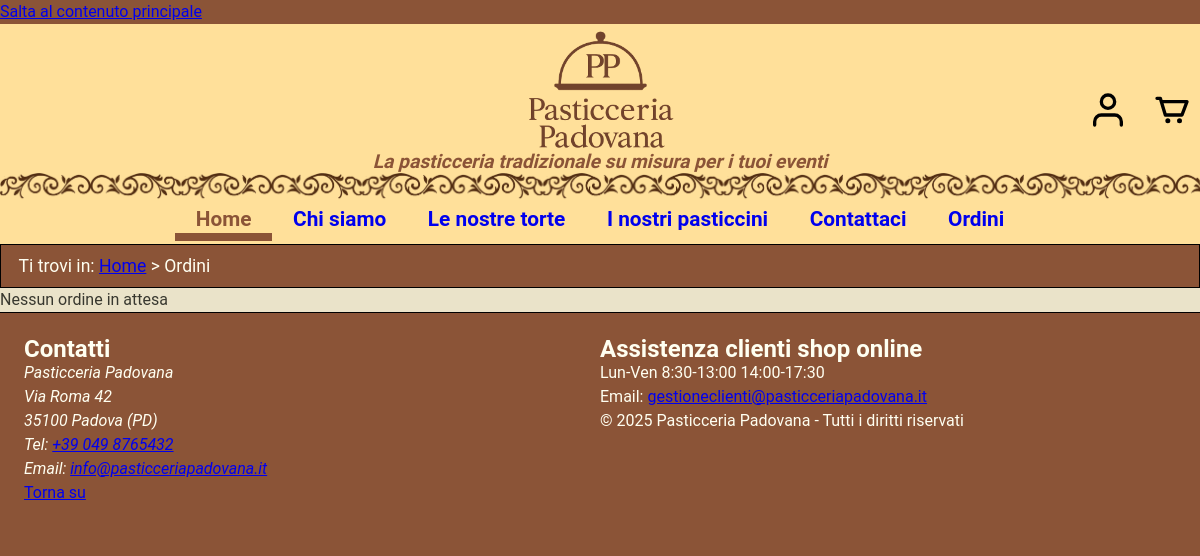
Before: /site/php/ordiniAdmin.php with the older database file.
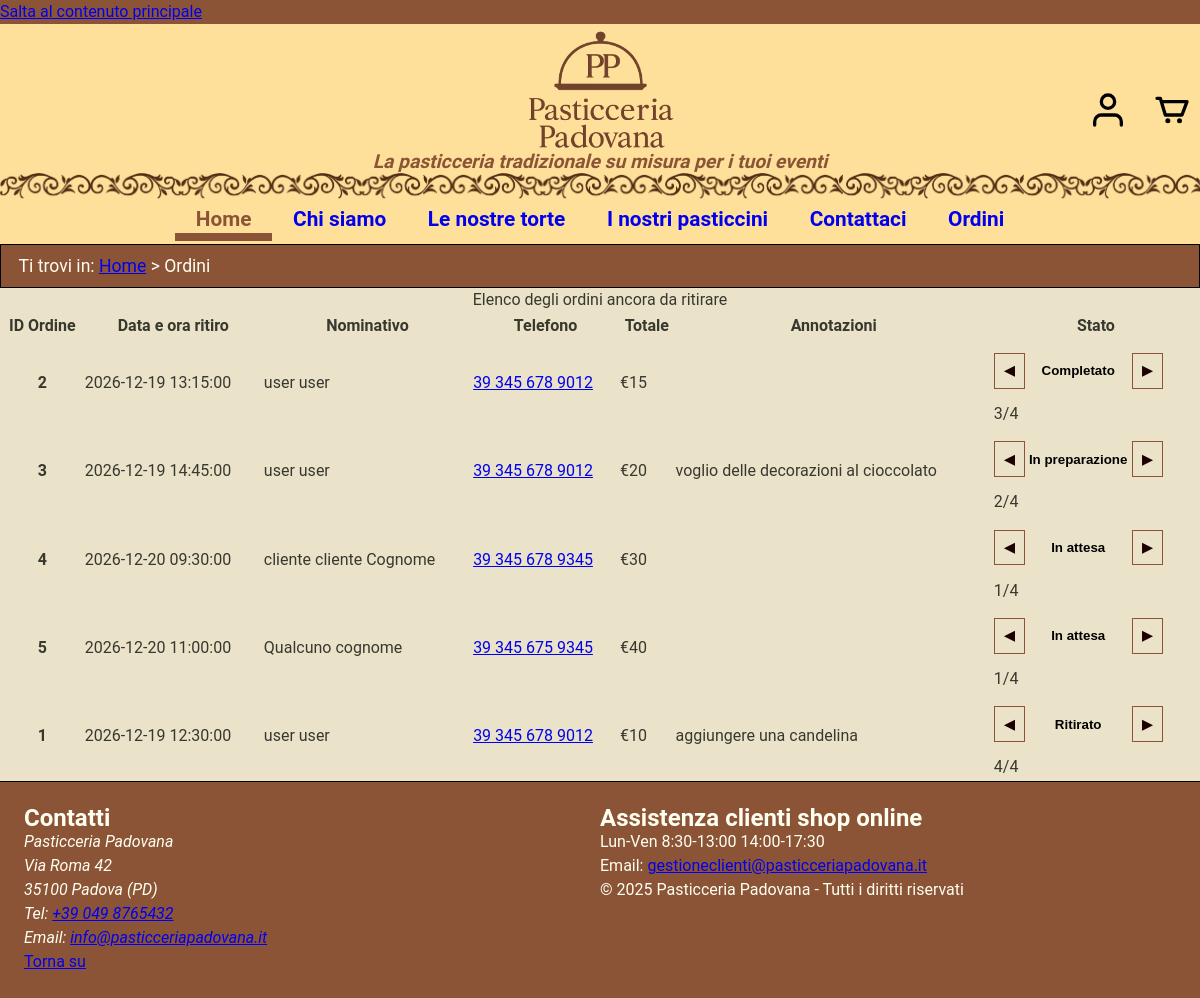
After: the same page with the newer database file.
### tables this page shows
CREATE TABLE ordine (
  id int not null,
  ritiro datetime not null,
  ordinazione datetime,
  numero int,
  persona varchar(60) not null,
  nome varchar(20),
	cognome varchar(20),
  telefono varchar(15),
  annotazioni varchar(300),
  stato int not null,
  totale float,
  PRIMARY KEY(id),
  FOREIGN KEY (persona) REFERENCES persona(email)
);

### site/php/dbConnection.php (called while the page is built, shortened)
<?php
class DBAccess{
    private $connection;
    public function openDBConnection(){
        $this->connection = mysqli_connect(
            DBAccess::HOST_DB,
            DBAccess::USERNAME,
            DBAccess::PASSWORD,
            DBAccess::DATABASE_NAME
        );
        if(mysqli_connect_errno())
			return false;
		else
			return true;
    }
    public function getOrdini(){
        $querySelect="SELECT id, ritiro, nome, cognome, telefono, annotazioni, stato, totale FROM ordine WHERE ritiro >= DATE_SUB(CURDATE(), INTERVAL 7 DAY) ORDER BY ritiro ASC, stato ASC";
        $queryResult = mysqli_query($this->connection, $querySelect);
        if (mysqli_num_rows($queryResult)>0){
            $Ritirati=array();
            $NonRitirati=array();
            $Progresso=[1=>'in attesa', 2=>'in preparazione', 3=>'completato', 4=>'ritirato'];
            while ($row = mysqli_fetch_assoc($queryResult)){
                foreach ($row as $key => $value) {
                    if ($value === null) {
                        $row[$key] = '';
                    }
                }
                $row['progresso']=$Progresso[$row['stato']];
                if ($row['stato']==4){
                    array_push($Ritirati,$row);
                }else{
                    array_push($NonRitirati,$row);
                }
            }
            return array_merge($NonRitirati, $Ritirati);
        }else{
            return null;
        }
    }
}

### site/php/ordiniAdmin.php (the view, shortened to what this page needs)
<?php
require_once "dbConnection.php";
$paginaHTML = file_get_contents('../html/ordiniAdmin.html');
$db = new DBAccess();
$connessione = $db->openDBConnection();
$tabella="";
if($connessione){
	$Ordini = $db->getOrdini();
	if ($Ordini!=null){
        $tabella .= "<p id=\"descr\" class=\"visually-hidden\">Tabella che elenca tutte le ordinazioni ancora da ritirare ordinate in base a data e ora di ritiro.
                    Ogni riga descrive un'ordinazione con numero identificativo dell'ordine, data e ora di ritiro, nominativo e telefono del cliente,
                     costo totale, eventuali annotazioni e stato dell'ordine. Lo stato dell'ordine può essere: in attesa, in preparazione, completato o ritirato</p>
        <table class=\"contenuto\" aria-describedby=\"descr\">
            <caption>Elenco degli ordini ancora da ritirare</caption>
            <thead>
                <tr>
                    <th scope=\"col\" abbr=\"ID\">ID Ordine</th>
                    <th scope=\"col\" abbr=\"Ritiro\">Data e ora ritiro</th>
                    <th scope=\"col\" abbr=\"Nome\">Nominativo</th>
                    <th scope=\"col\" abbr=\"Tel\">Telefono</th>
                    <th scope=\"col\" abbr=\"Tot\">Totale</th>
                    <th scope=\"col\" abbr=\"Note\">Annotazioni</th>
                    <th scope=\"col\">Stato</th>
                </tr>
            </thead>
            <tbody>";
        foreach($Ordini as $Ordine){
            $idSelect = "stato-ordine-" . (int)$Ordine['id'];
            $tabella .="<tr>
                <th scope=\"row\">".htmlspecialchars($Ordine['id'])."</th>
                <td data-title=\"Ritiro\"><time datetime=\"".htmlspecialchars($Ordine['ritiro'])."\">".htmlspecialchars($Ordine['ritiro'])."</time></td>
                <td data-title=\"Nominativo\">".htmlspecialchars($Ordine['nome'])." ".htmlspecialchars($Ordine['cognome'])."</td>
                <td data-title=\"Telefono\"><a href=\"tel:+".htmlspecialchars($Ordine['telefono'])."\">".htmlspecialchars($Ordine['telefono'])."</a></td>
                <td data-title=\"Totale\"><data value=\"".number_format($Ordine['totale'])."\">€".number_format($Ordine['totale'])."</data></td>
                <td data-title=\"Annotazioni\">".htmlspecialchars($Ordine['annotazioni'])."</td>
                <td data-title=\"Stato\">
                <div class=\"stato-ordine\">
                    <button type=\"button\" class=\"prev\" aria-label=\"Stato precedente\">
                    ◀
                    </button>
                    <label class=\"visually-hidden\" for=\"$idSelect\">
                    Stato ordine
                    </label>
                    <select id=\"$idSelect\" name=\"stato\" aria-label=\"Stato ordine\">
                        <option value=\"1\" " . ($Ordine['stato'] == 1 ? 'selected' : '') . ">In attesa</option>
                        <option value=\"2\" " . ($Ordine['stato'] == 2 ? 'selected' : '') . ">In preparazione</option>
                        <option value=\"3\" " . ($Ordine['stato'] == 3 ? 'selected' : '') . ">Completato</option>
                        <option value=\"4\" " . ($Ordine['stato'] == 4 ? 'selected' : '') . ">Ritirato</option>
                    </select>
                    <button type=\"button\" class=\"next\" aria-label=\"Stato successivo\">
                    ▶
                    </button>
                </div>
                <span class=\"progresso-stato\">".number_format($Ordine['stato'])."/4</span>
                </td>
            </tr>";
        }
        $tabella .= "</tbody></table>";
	}else{
		$tabella ="<p> Nessun ordine in attesa </p>";
	}
} else {
	$tabella = "<p>I sistemi sono momentaneamente fuori servizio, ci scusiamo per il disagio</p>";
}
$paginaHTML = str_replace("[TabellaOrdini]", $tabella, $paginaHTML);
echo $paginaHTML;
?>

### site/css/style.css (style rules this page uses)
* { padding: 0em; margin: 0em; }
:root { --bgcolor: #8b5437; --hoverbgcolor: color-mix(in srgb, var(--#8b5437) 80%, white); --txtcolor:#38382f; --txtsuccesscolor: #2e7d32; --txterrorcolor: #c0392b; --menubgcolor:#ffe09a; --menutextcolor: #1c0101; --menubgcurrentpage:#8b5437; --menutextcurrentpage:#8b5437; --breadcolor:#8b5437; --breadtxtcolor:#fffff1; --mainbgcolor: #EAE3C9; --contentbgcolorscuro:#1c0101; --contenttxtcolorscuro:#1c0101; --contentbgcolorchiaro:#EAE3C9; --contenttxtcolorchiaro:#EAE3C9; --visitedcolor: #3455db; --activecolor: #FF0000; --buttoncolor: #8b5437; }
html, body { font-size: 100%; font-family: "Lexend", Roboto, sans-serif; line-height: 1.5em; }
body { background-color: var(--bgcolor); color: var(--txtcolor); margin: 0em; grid-template-columns: auto auto auto; grid-template-areas: "h h h" "n n n" "b b b" "c c c" "f f f"; }
main { background-color: var(--mainbgcolor); }
.contenuto { max-width: 1200px; width: 100%; margin: auto; }
header { grid-area: h; background-color: var(--menubgcolor); position: relative; border: none; }
header::after { content: ""; position: absolute; bottom: 0; left: 0; width: 100%; height: 30px; background-image: url("../img/bordo_header.png"); background-repeat: repeat-x; background-size: auto 30px; }
header .contenuto { display: grid; grid-template-areas: "t l p"; grid-template-columns: 1fr auto 1fr; width: 100%; align-items: center; }
#logo { grid-area: l; text-align: center; padding-top:0.4em; padding-bottom: 29px; }
#logo h1 { background-image: url("../img/logo_compresso.png"); background-size: contain; background-repeat: no-repeat; background-position: center; text-indent: -999em; font-size: 5em; line-height: 1.5em; }
#logo p { font-style: italic; font-weight: 800; font-size: larger; color: #8b5437; }
.sirivennela-regular { font-family: "Sirivennela", sans-serif; font-weight: bold; font-style: normal; }
#pulsantiMenu { grid-area: p; display: flex; justify-content: flex-end; gap: 1.5em; padding-right: 0.5em; }
.bottoneCarrello svg, .bottoneProfilo svg { width: 2.5em; height: 2.5em; }
#menu { grid-area: n; background-color: var(--menubgcolor); }
#menu .contenuto { display: flex; flex-wrap: wrap; width: 100%; font-size: 1.3em; color: var(--menutextcolor); }
#menu ul { list-style-type: none; text-align: center; justify-content: center; }
#menu ul li { position: relative; font-weight: bold; padding: 0 1em 0.5em 1em; }
#menu { padding: 0.2em; }
#menu ul li a { text-decoration: none; }
#menu ul #currentlink { color: var(--menubgcurrentpage); }
#menu ul li a::after { content: ""; position: absolute; left: 50%; bottom: 0; width: 0; height: 0.4em; background-color: var(--menubgcurrentpage); transform: translateX(-50%); transition: width 0.3s ease; }
#menu ul #currentlink::after { content: ""; position: absolute; left: 0; bottom: 0; width: 100%; height: 0.4em; background-color: var(--menubgcurrentpage); }
#breadcrumb { background-color: var(--breadcolor); color: var(--breadtxtcolor); font-size: 1.1em; border: 1px solid black; padding: 0.5em 0em 0.5em 1.0em; }
#breadcrumb .contenuto { text-align: left; width: 100%; grid-area: b; }
button, .pulsanteGenerico { margin: 1em 0 1em 0; background-color: transparent; color: var(--contenttxtcolorscuro); text-transform: uppercase; font-weight: bold; padding: 0.7em; border: var(--bgcolor) 1px solid; cursor: pointer; transition: all 0.3s ease; }
.stato-ordine select { appearance: none; border: none; background: transparent; font-weight: 600; text-align: center; }
.progresso-stato { align-items: center; }
footer { grid-area: f; background-color: var(--breadcolor); color: var(--breadtxtcolor); padding: 1.5em; border-top: 1px solid black; }
footer .contenuto { display: grid; grid-template-columns: 1fr 1fr; align-items: top; }
#contatti { grid-column: 1; }
#assistenzaClienti { grid-column: 2; }

Changed rows visible on the page:
now on this page (row edited): ordine: id "2", ritiro "2026-12-19 13:15:00", nome "user", cognome "user", telefono "39 345 678 9012", totale "15", stato "Completato", stato "3"
now on this page (row edited): ordine: id "3", ritiro "2026-12-19 14:45:00", nome "user", cognome "user", telefono "39 345 678 9012", totale "20", annotazioni "voglio delle decorazioni al cioccolato", stato "In preparazione", stato "2"
now on this page (row edited): ordine: id "4", ritiro "2026-12-20 09:30:00", nome "cliente", cognome "cliente Cognome", telefono "39 345 678 9345", totale "30", stato "In attesa", stato "1"
now on this page (row edited): ordine: id "5", ritiro "2026-12-20 11:00:00", nome "Qualcuno", cognome "cognome", telefono "39 345 675 9345", totale "40", stato "In attesa", stato "1"
now on this page (row edited): ordine: id "1", ritiro "2026-12-19 12:30:00", nome "user", cognome "user", telefono "39 345 678 9012", totale "10", annotazioni "aggiungere una candelina", stato "Ritirato", stato "4"
Other visible differences:
text no longer shown: "Nessun ordine in attesa"
text now shown: "Elenco degli ordini ancora da ritirare ID Ordine Data e ora ritiro Nominativo Telefono Totale Annotazioni Stato"
